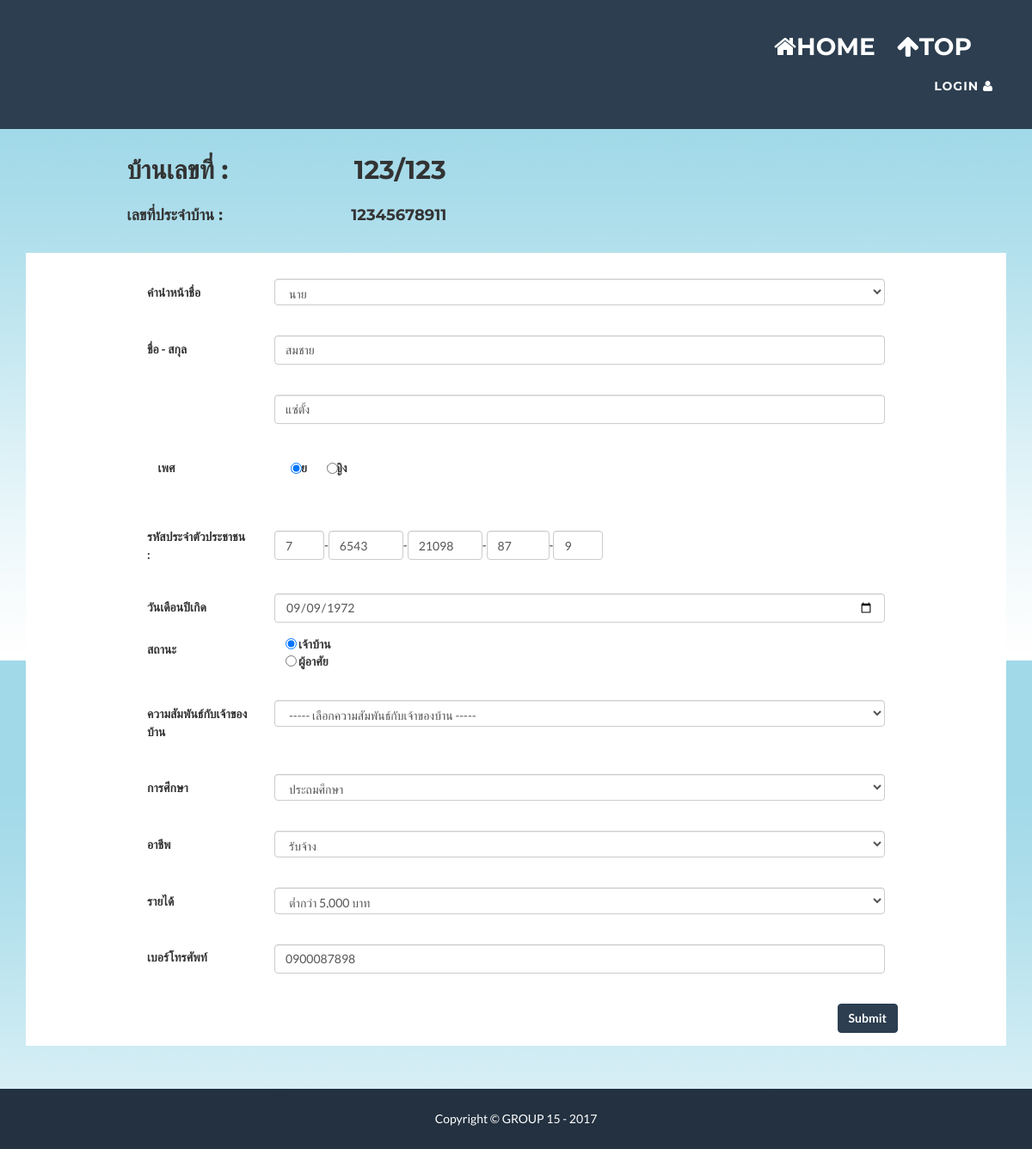
The page /edit_inval.php?id=7654321098879 on the database its author committed.
### tables this page shows
CREATE TABLE `home` (
  `HomeNo` varchar(8) NOT NULL,
  `HomeID` varchar(11) NOT NULL,
  `Status` varchar(50) NOT NULL,
  `Sub_district` varchar(50) NOT NULL,
  `District` varchar(50) NOT NULL,
  `Province` varchar(50) NOT NULL,
  `Postal_Code` varchar(5) NOT NULL
);

CREATE TABLE `person` (
  `Citizen_ID` varchar(13) NOT NULL,
  `Title` varchar(7) NOT NULL,
  `Fname` varchar(50) NOT NULL,
  `Lname` varchar(50) NOT NULL,
  `Birth_date` date NOT NULL,
  `Tel` varchar(10) NOT NULL,
  `Education` int(5) NOT NULL,
  `Job` int(5) NOT NULL,
  `Salary` int(5) NOT NULL,
  `RWO` varchar(10) NOT NULL,
  `Hid` varchar(11) NOT NULL
);

### edit_inval.php (the view, shortened to what this page needs)
<?php include "head.php" ?>
<?php include "connection.php";
$id = $_GET['id'];
?>
<?php
    $sql = "SELECT * FROM person WHERE Citizen_ID = '$id' ";
    $result = mysqli_query($con,$sql);
    while($row = mysqli_fetch_array($result)){
        $id = $row["Citizen_ID"];
        $title = $row["Title"];
        $fname = $row["Fname"];
        $lname = $row["Lname"];
        $Bdate = $row["Birth_date"];
        $Tel = $row["Tel"];
        $Edu= $row["Education"];
        $Job = $row["Job"];
        $Salary = $row["Salary"];
        $RWO = $row["RWO"];
    }
?>
<div>
  <div class="form-check form-group row" style="margin-left:10%;margin-bottom:-12px">
    <h2>
      <label class="col-3 col-form-label">บ้านเลขที่ :</label>
      <label class="col-form-label"><?php
            $sql = "SELECT HomeNo,HomeID FROM home,person WHERE HomeID = Hid and Citizen_ID = '$id' ";
            $result = mysqli_query($con,$sql);
            $res = mysqli_fetch_assoc($result);
            echo $res["HomeNo"];
          ?></label>
    </h2>
  </div>
  <div class="form-check form-group row" style="margin-left:10%">
    <h4>
      <label class="col-3 col-form-label">เลขที่ประจำบ้าน :</label>
      <label class="col-form-label"><?php echo $res["HomeID"]; ?></label>
    </h4>
  </div>
  <div class="container" style="background:white">
    <div class="row">
      <div class="col-lg-12">
        <div style="width:100%" >
          <div align="center" style="padding-top:10px;margin-bottom:20px"></div>
          <form name="myForm" action="updatecomplete.php?id=<?php echo "$id" ?>" method="POST" onsubmit="return validateForm()">
          <div class="form-group row" style="margin-left:10%;margin-right:10%" id="title_div">
       <label class="col-2 col-form-label">คำนำหน้าชื่อ</label>
       <div class="col-10">
        <select name="title" class="form-control form-control-lg">
          <option value="นาย"<?php if($title == 'นาย') echo "selected"; ?>>นาย</option>
        </select>
      </div>
    </div>
            <div class="form-group row" style="margin-left:10%;margin-right:10%" id="fname_div">
              <label class="col-2 col-form-label">ชื่อ - สกุล</label>
              <div class="col-10">
                <input class="form-control" type="text" id="fname" name="fname" placeholder="ชื่อ" onkeyup="clean_not_char(this)" onkeydown="clean_not_char(this)" onkeypress="return lettersOnly(event)" value=<?php echo $fname?>>
              </div>
            </div>
          </div>
          <div class="form-group row" style="margin-left:10%;margin-right:10%" id="lname_div">
            <label class="col-2 col-form-label"></label>
            <div class="col-10">
              <input class="form-control" type="text" id="lname" name="lname"  placeholder="สกุล" onkeyup="clean_not_char2(this)" onkeydown="clean_not_char2(this)" onkeypress="return lettersOnly(event)" value=<?php echo $lname?>>
            </div>
          </div>
          <div class="form-check form-group row" style="margin-left:10%" id="sex_div">
            <label class="col-2 col-form-label">เพศ</label>
            <label class="form-check-label">
              <input class="form-check-input" type="radio" name="sex" id="sex" value="M" <?php if($title == 'นาย') echo "checked"?> > ชาย
            </label>
            <label class="form-check-label" style="margin-left:2%">
              <input class="form-check-input" type="radio" name="sex" id="sex" value="W" <?php if($title == 'นาง' || $title == 'นางสาว') echo "checked"?>> หญิง
            </label>
          </div>
          <div class="form-group row" style="margin-left:10%;margin-right:10%" id="sex_div">
            <label class="col-2 col-form-label"></label>
          </div>
          <div class="form-inline row" style="margin-left:10%;margin-right:10%;margin-bottom: 10px" id="hal6">
            <label class="col-2 col-form-label">รหัสประจำตัวประชาชน : </label>
            <div class="col-10 form-inline">
              <div><input class="form-control" type="text" name="txtID1" id="txtID1" size="3px" pattern="{1}" maxlength=1 onkeyup="keyup(this,event)" onkeypress="return Numbers(event)" value=<?php echo $id[0]?> ></div><div>-</div>
              <div><input class="form-control" type="text" name="txtID2" id="txtID2" size="7px" pattern="{4}" maxlength=4 onkeyup="keyup(this,event)" onkeypress="return Numbers(event)" value=<?php echo $id[1].$id[2].$id[3].$id[4]?> ></div><div>-</div>
              <div><input class="form-control" type="text" name="txtID3" id="txtID3" size="7px" pattern="{5}" maxlength=5 onkeyup="keyup(this,event)" onkeypress="return Numbers(event)" value=<?php echo $id[5].$id[6].$id[7].$id[8].$id[9]?> ></div><div>-</div>
              <div><input class="form-control" type="text" name="txtID4" id="txtID4" size="5px" pattern="{2}" maxlength=2 onkeyup="keyup(this,event)" onkeypress="return Numbers(event)" value=<?php echo $id[10].$id[11]?> ></div><div>-</div>
              <div><input class="form-control" type="text" name="txtID5" id="txtID5" size="3px" pattern="{1}" maxlength=1 onkeyup="keyup(this,event)" onkeypress="return Numbers(event)" value=<?php echo $id[12]?> ></div><div></div>
            </div>
          </div>
          <div class="form-group row" style="margin-left:10%;margin-right:10%" id="lname_div">
            <label class="col-2 col-form-label">วันเดือนปีเกิด</label>
            <div class="col-10">
              <input class="form-control" type="date" class="form-control" id="Bdate" name="Bdate" placeholder="Date of Birth" maxlength="0" value=<?php echo $Bdate?>>
            </div>
            </div>
          <div class="form-group row" style="margin-left:10%;margin-right:10%" id="status_div">
            <label class="col-2 col-form-label">สถานะ</label>
            <div class="col-10">
              <div class="form-check">
               <div class="form-inline style">
                <label class="form-check-label">
                  <input class="form-check-input" type="radio" name="status" id="status1" value="1" onclick="disabled_RWO()" <?php if($RWO == '1') echo "checked"?>>
                  เจ้าบ้าน
                </label>
              </div>
            </div>
            <div class="form-check">
              <div class="form-inline style">
                <label class="form-check-label">
                  <input class="form-check-input" type="radio" name="status" id="status2" value="2" onclick="enabled_RWO()" <?php if($RWO == '2' ||$RWO == '3' ||$RWO == '4' ||$RWO == '5') echo "checked"?>>
                  ผู้อาศัย
                </label>
              </div>
            </div>
          </div>
        </div>
        <div class="form-group row" style="margin-left:10%;margin-right:10%" id="RWO_div">
         <label class="col-2 col-form-label">ความสัมพันธ์กับเจ้าของบ้าน</label>
         <div class="col-10">
          <select name="RWO" class="form-control form-control-lg" id="RWO" <?php if($RWO == '2' ||$RWO == '3' ||$RWO == '4' ||$RWO == '5') echo "enabled"?>>
            <option selected value="1">----- เลือกความสัมพันธ์กับเจ้าของบ้าน -----</option>
          </select>
        </div>
      </div>
        <div class="form-group row" style="margin-left:10%;margin-right:10%" id="educate_div">
         <label class="col-2 col-form-label">การศึกษา</label>
         <div class="col-10">
          <select name="educate" class="form-control form-control-lg">
            <option value="2"<?php if($Edu == '2') echo "selected"; ?>>ประถมศึกษา</option>
          </select>
        </div>
      </div>
      <div class="form-group row" style="margin-left:10%;margin-right:10%" id="job_div">
        <label class="col-2 col-form-label">อาชีพ</label>
        <div class="col-10">
          <select name="job" class="form-control form-control-lg">
            <option value="2"<?php if($Job == '2') echo "selected"; ?>>รับจ้าง</option>
          </select>
        </div>
      </div>
      <div class="form-group row" style="margin-left:10%;margin-right:10%" id="salary_div">
       <label class="col-2 col-form-label">รายได้</label>
       <div class="col-10">
        <select name="salary" class="form-control form-control-lg">
          <option value="2"<?php if($Salary == '2') echo "selected"; ?>>ต่ำกว่า 5,000 บาท</option>
        </select>
      </div>
    </div>
    <div class="form-group row" style="margin-left:10%;margin-right:10%" id="tel_div">
     <label class="col-2 col-form-label">เบอร์โทรศัพท์</label>
     <div class="col-10">
      <input class="form-control" type="tel" id="tel" name="tel" placeholder="0960000xxx" onkeyup="validatetel(this)" onkeydown="validatetel(this)" value=<?php echo $Tel?>>
    </div>
  </div>
  <div class="form-check form-group row" style="margin-left:10%;margin-right:10%" align="right">
    <button type="submit" class="btn btn-primary">Submit</button>
  </div>
</div>
</div>
</div>
</div>
<?php include "foot.php" ?>

### rows shown on the page
home: HomeNo "123/123", HomeID "12345678911"
person: title "นาย", fname "สมชาย", lname "แซ่ตั้ง", Title "☑ ชาย", Title "☐ หญิง", txtID1 "7", txtID2 "6543", txtID3 "21098", txtID4 "87", txtID5 "9", Bdate "09/09/1972", RWO "☑ เจ้าบ้าน", RWO "☐ ผู้อาศัย", RWO "----- เลือกความสัมพันธ์กับเจ้าของบ้าน -----", educate "ประถมศึกษา", job "รับจ้าง", salary "ต่ำกว่า 5,000 บาท", tel "0900087898"
